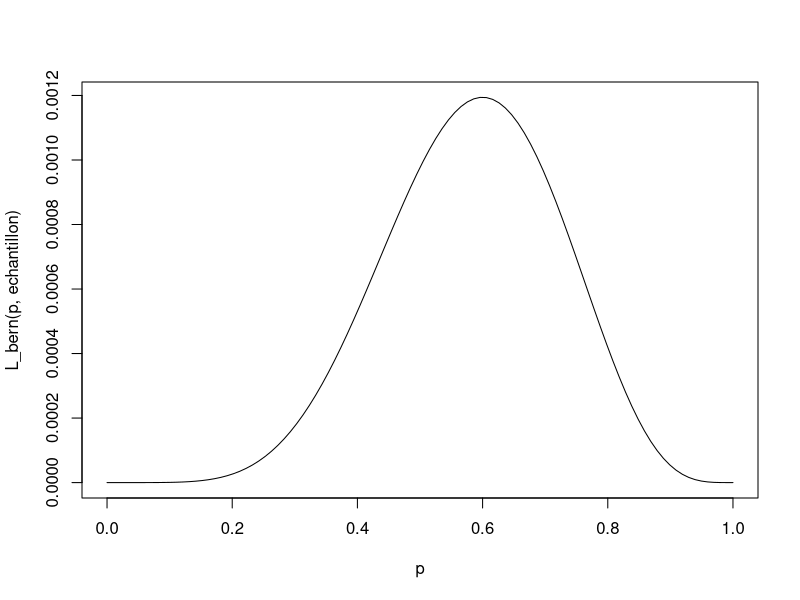
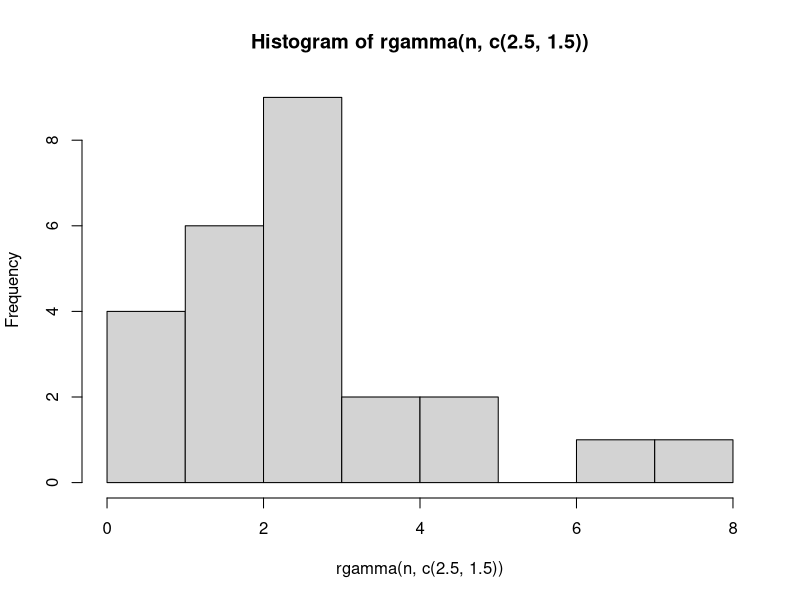
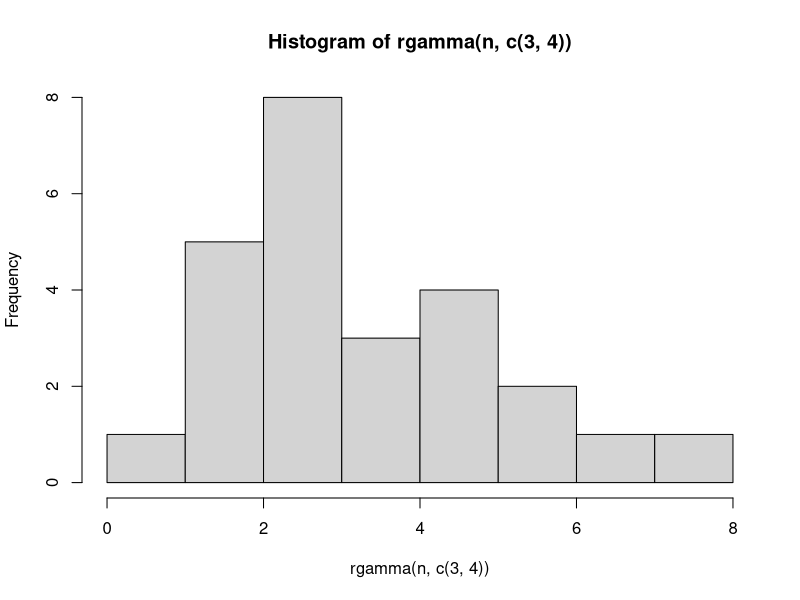
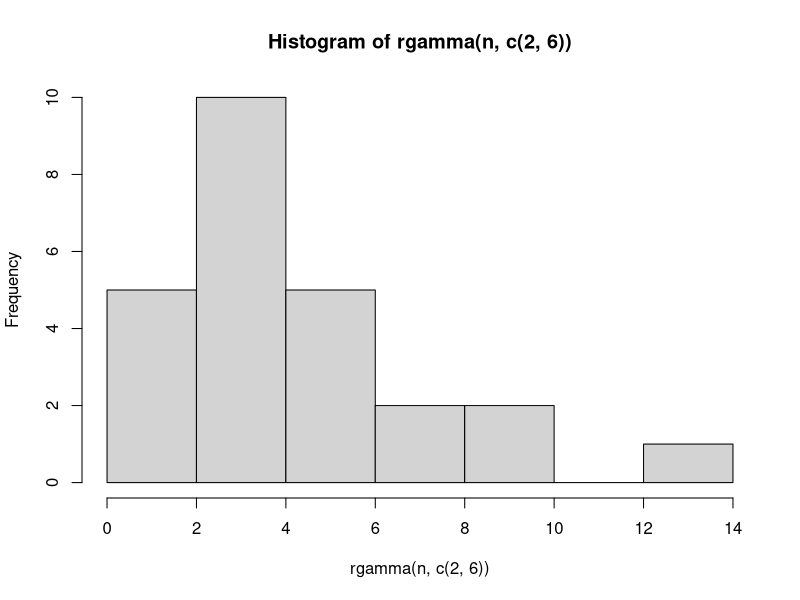
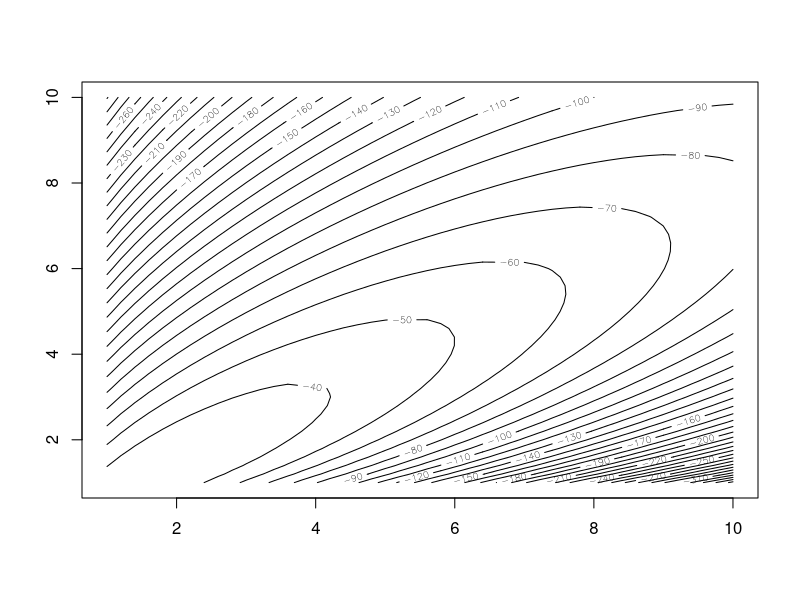
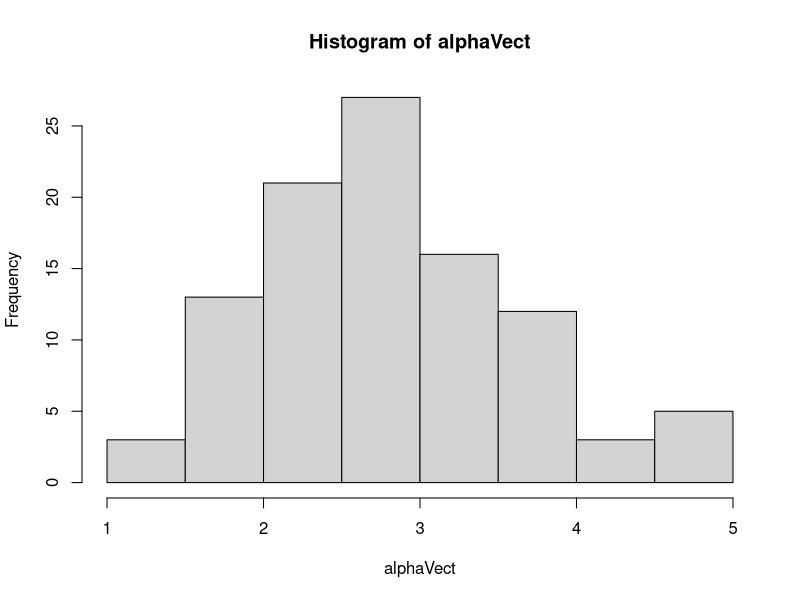
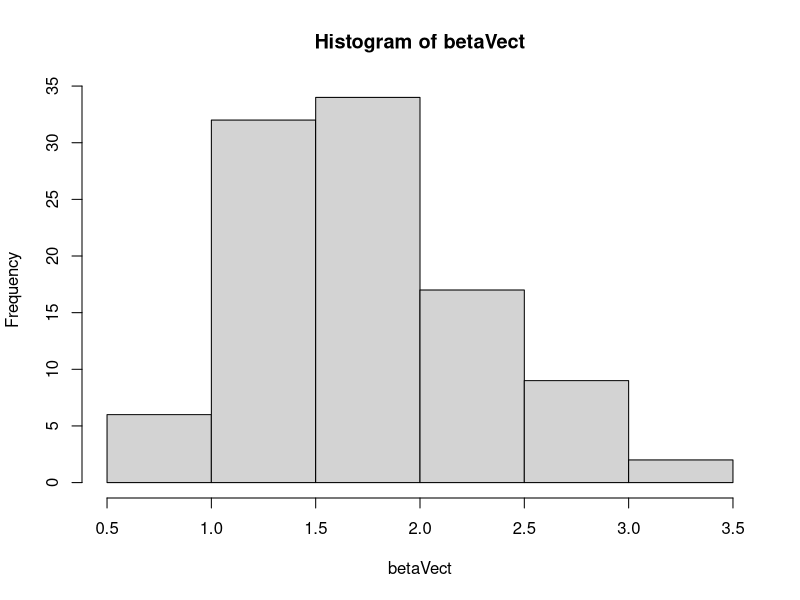

Source code (R) for these figures, in order: (Note: this script raises an error after producing the figures.)
## ---- chunk 1
knitr::opts_chunk$set(echo = TRUE)
## ---- chunk 2
echantillon <- rbinom(10,1,0.6)
print(echantillon)
## ---- chunk 3
print(mean(echantillon))
## ---- chunk 4
L_bern <- function(p,x) {
  n <- sum(x)
  return(p^n * (1-p)^(length(x) - n))
}
## ---- chunk 5
p <- seq(0,1,length.out = 100)
plot(p,L_bern(p,echantillon),type = "l")
## ---- chunk 6
fn <- function(p){
  r <-L_bern(p,echantillon)
  return(1 - r)
}
optim(par = 0.5,fn,method = "L-BFGS-B",lower = 0,upper = 1)

## ---- chunk 7
res <- c()
for(i in seq(10,2000,10)){
  echantillon <- rbinom(i,1,0.6)
  res <- c(res,optim(par = 0.2,fn,method = "L-BFGS-B",lower = 0,upper = 1)[[1]])
}
## ---- chunk 8
n = 25
hist(rgamma(n,c(2.5,1.5)))
hist(rgamma(n,c(3,4)))
hist(rgamma(n,c(2,6)))
## ---- chunk 9
logL_gamma_unit <- function(alpha,beta,x){
  return( alpha*log(beta) - log(gamma(alpha)) + (alpha-1)*log(x) - beta*x ) 
}

#on fait varier un paramètre et on calcule la somme 
logL_gamma <- function(alpha,beta,v){
  sum <- 0
  for(i in v) {
    sum =  sum + logL_gamma_unit(alpha,beta,i)
  }
  return (sum)
}

sample <- rgamma(n, 2.5, 1.5) 
logLGamma <- function (alpha,beta){
  return (logL_gamma(alpha,beta,sample))
}

# il faut re-créer des fonctions 
logLGammaV2 <- function (theta){
  return (logL_gamma(theta[1],theta[2],sample))
}
## ---- chunk 10
#on trace les courbes
x <- seq(1,10,0.2)
y <- seq(1,10,0.2)
contour(x,y,outer(x,y,logLGamma),nlevels = 25)
## ---- chunk 11
x0 <- c(1,1)
# la fonction optim minimise il faut donc multiplier par -1 pour la maximiser
optim(par = x0, fn = logLGammaV2, method = "L-BFGS-B", control = list(fnscale = -1)) 
## ---- chunk 12
# on fait 100 estimations 
n=100
logLGammaV2 <- function (theta,echantillon){
  return (logL_gamma(theta[1],theta[2],echantillon))
}


x0 <- c(1,1)
list <- vector("list",100)
#remplit 100 échantillons de alpha et beta
for (i in 1:100){
    list[[i]] <- optim(par = x0, fn = logLGammaV2,echantillon=rgamma(25,2.5,1.5), method = "L-BFGS-B", control = list(fnscale = -1))$par
}

alphaVect <- c()
betaVect <- c()
for(i in 1:100){
  
  alphaVect <- c(alphaVect,list[[i]][1] )
  betaVect <-  c(betaVect,list[[i]][2] )
}

#intervalle de confiance pour alpha et beta
confAlpha = quantile(alphaVect,c(0.025,0.975))
confBeta = quantile(betaVect,c(0.025,0.975))

#histogramme pour le vectreur alpha et le vecteur beta

hist(alphaVect)
hist(betaVect)
## ---- chunk 13
res <- optim(par = x0, fn = logLGammaV2, method = "L-BFGS-B", control = list(fnscale = -1), hessian = TRUE) 
#La matrice Hessienne se trouve en 6eme position
print(-solve(res[[6]]))
